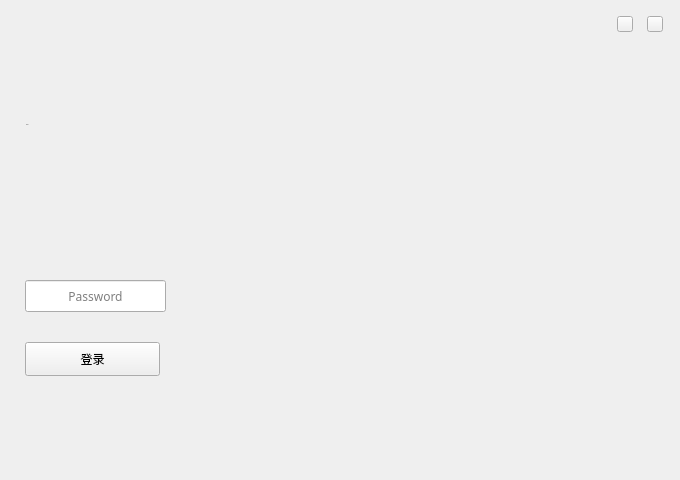
<?xml version="1.0" encoding="UTF-8"?>
<ui version="4.0">
 <class>NormalLogin</class>
 <widget class="QWidget" name="NormalLogin">
  <property name="geometry">
   <rect>
    <x>0</x>
    <y>0</y>
    <width>680</width>
    <height>480</height>
   </rect>
  </property>
  <property name="font">
   <font>
    <family>Microsoft YaHei UI Light</family>
   </font>
  </property>
  <property name="windowTitle">
   <string>Form</string>
  </property>
  <property name="styleSheet">
   <string notr="true"/>
  </property>
  <widget class="QLineEdit" name="pwdLineEdit">
   <property name="geometry">
    <rect>
     <x>25</x>
     <y>280</y>
     <width>141</width>
     <height>32</height>
    </rect>
   </property>
   <property name="font">
    <font>
     <family>Microsoft YaHei UI Light</family>
    </font>
   </property>
   <property name="contextMenuPolicy">
    <enum>Qt::DefaultContextMenu</enum>
   </property>
   <property name="styleSheet">
    <string notr="true"/>
   </property>
   <property name="echoMode">
    <enum>QLineEdit::Password</enum>
   </property>
   <property name="alignment">
    <set>Qt::AlignCenter</set>
   </property>
   <property name="placeholderText">
    <string>Password</string>
   </property>
   <property name="clearButtonEnabled">
    <bool>false</bool>
   </property>
  </widget>
  <widget class="QToolButton" name="enterBtn">
   <property name="geometry">
    <rect>
     <x>25</x>
     <y>342</y>
     <width>135</width>
     <height>34</height>
    </rect>
   </property>
   <property name="cursor">
    <cursorShape>PointingHandCursor</cursorShape>
   </property>
   <property name="focusPolicy">
    <enum>Qt::NoFocus</enum>
   </property>
   <property name="styleSheet">
    <string notr="true"/>
   </property>
   <property name="text">
    <string>登录</string>
   </property>
  </widget>
  <widget class="QLabel" name="tipLabel">
   <property name="geometry">
    <rect>
     <x>23</x>
     <y>319</y>
     <width>200</width>
     <height>20</height>
    </rect>
   </property>
   <property name="font">
    <font>
     <family>Microsoft YaHei UI Light</family>
    </font>
   </property>
   <property name="styleSheet">
    <string notr="true">color: rgb(255,34,76);</string>
   </property>
   <property name="text">
    <string/>
   </property>
   <property name="alignment">
    <set>Qt::AlignLeading|Qt::AlignLeft|Qt::AlignVCenter</set>
   </property>
  </widget>
  <widget class="QToolButton" name="closeBtn">
   <property name="geometry">
    <rect>
     <x>647</x>
     <y>16</y>
     <width>16</width>
     <height>16</height>
    </rect>
   </property>
   <property name="cursor">
    <cursorShape>PointingHandCursor</cursorShape>
   </property>
   <property name="focusPolicy">
    <enum>Qt::NoFocus</enum>
   </property>
   <property name="text">
    <string/>
   </property>
  </widget>
  <widget class="QLabel" name="label_version">
   <property name="geometry">
    <rect>
     <x>26</x>
     <y>114</y>
     <width>80</width>
     <height>20</height>
    </rect>
   </property>
   <property name="font">
    <font>
     <family>微软雅黑</family>
     <pointsize>-1</pointsize>
     <weight>50</weight>
     <italic>false</italic>
     <bold>false</bold>
    </font>
   </property>
   <property name="styleSheet">
    <string notr="true">font: 14px &quot;微软雅黑&quot;;</string>
   </property>
   <property name="text">
    <string>v1.0.1</string>
   </property>
  </widget>
  <widget class="QLabel" name="welcome">
   <property name="geometry">
    <rect>
     <x>30</x>
     <y>150</y>
     <width>78</width>
     <height>15</height>
    </rect>
   </property>
   <property name="font">
    <font>
     <family>黑体</family>
     <pointsize>16</pointsize>
    </font>
   </property>
   <property name="styleSheet">
    <string notr="true"/>
   </property>
   <property name="text">
    <string/>
   </property>
  </widget>
  <widget class="QToolButton" name="miniBtn">
   <property name="geometry">
    <rect>
     <x>617</x>
     <y>16</y>
     <width>16</width>
     <height>16</height>
    </rect>
   </property>
   <property name="cursor">
    <cursorShape>PointingHandCursor</cursorShape>
   </property>
   <property name="focusPolicy">
    <enum>Qt::NoFocus</enum>
   </property>
   <property name="text">
    <string/>
   </property>
  </widget>
 </widget>
 <resources/>
 <connections/>
</ui>
